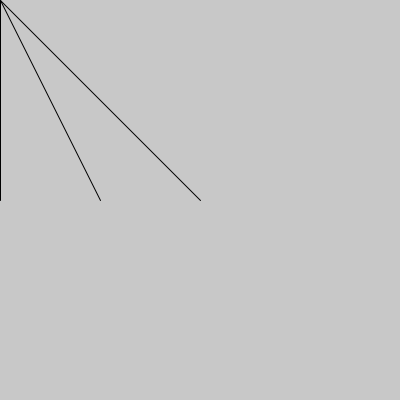
Frame 1 (no input)
Frame 60 (the mouse pressed at the canvas centre just before this capture): identical to frame 1, image omitted
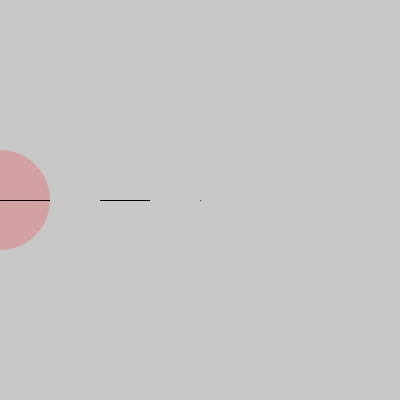
Frame 120 (the mouse held since frame 60 and released just before this capture)

The Processing sketch that drew these frames (run headless with seeded random() and noise(); from frame 60 on, the mouse is pressed at the canvas centre):

// Processing sketch: boton_elipse_multiple
// ── boton_elipse_multiple.pde
int tam = 100;
int radio = tam/2;
color colorZona = color(200);
boolean presionado = false;
int cant = 3;

void setup(){
  size(400, 400);
}

void draw(){
  background(200);
  
  for(int i=0; i < cant; i++){
    noStroke();
  
    fill(colorZona);
    ellipse(i * tam, height/2, tam, tam);
  
    if(presionado == false){
      if(dist(mouseX, mouseY, i * tam, height/2) < radio){
        colorZona = color(255,0,0,50);
      }else{
        colorZona = color(200);
      }
    }
    stroke(0);
    line(mouseX, mouseY, i * tam, height/2);
  }
  
  
}

/*
void mouseClicked(){
  if(dist(mouseX, mouseY, width/2, height/2) < radio){
    colorZona = color(255,0,0);
    presionado = true;
  }
}
*/
